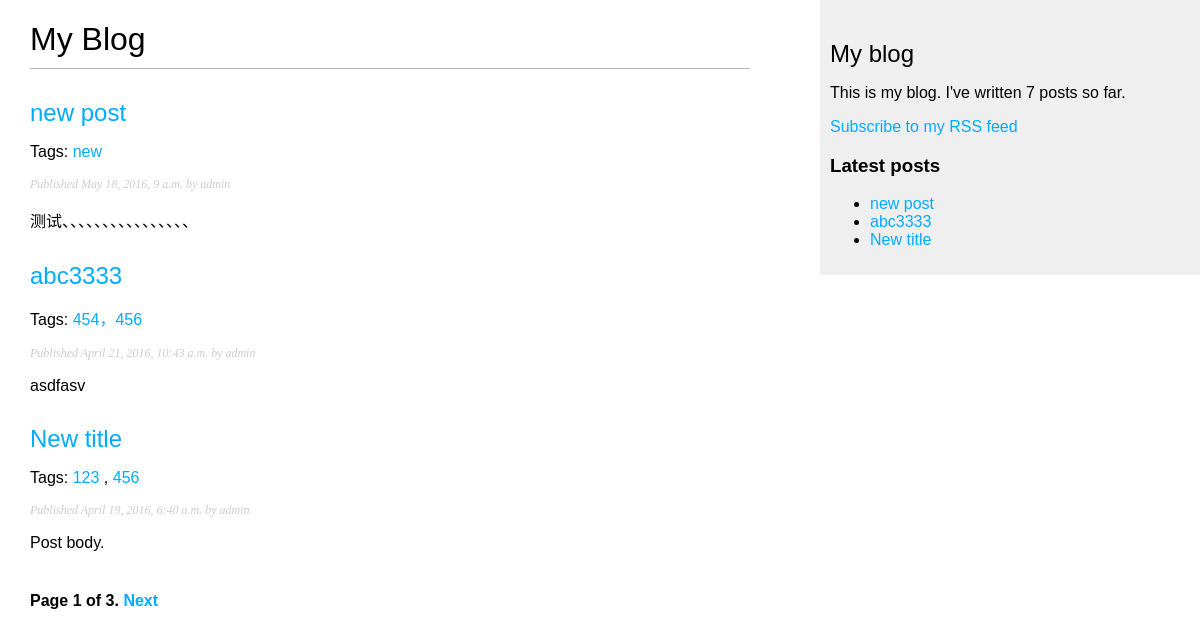
Screenshot of /blog/ with the database file from the repository.
### blog/models.py (models this page shows, shortened)
class Post(models.Model):
    STATUS_CHOICES = (
        ('draft','Draft'),
        ('published','Published'),
    )
    title = models.CharField(max_length=250)
    slug = models.SlugField(max_length=250,unique_for_date='publish')
    author = models.ForeignKey(User,related_name='blog_posts')
    body = models.TextField()
    publish = models.DateTimeField(default=timezone.now)
    created = models.DateTimeField(auto_now_add=True)
    updated = models.DateTimeField(auto_now=True)
    status = models.CharField(max_length=10,choices=STATUS_CHOICES,
                              default='draft')
    objects = models.Manager()   # The default manager
    published = PublishedManager()   # The custom manager
    tags = TaggableManager()
    class Meta:
        ordering = ('-publish',)
    def get_absolute_url(self):
        return reverse('blog:post_detail',
                       args=[self.publish.year,
                             self.publish.strftime('%m'),
                             self.publish.strftime('%d'),
                             self.slug])

### blog/views.py (the view)
# urls.py: url(r'^tag/(?P<tag_slug>[-\w]+)/$', views.post_list, name='post_list_by_tag'),
def post_list(request,tag_slug=None):
    object_list = Post.published.all()
    tag = None
    if tag_slug:
        tag = get_object_or_404(Tag, slug=tag_slug)
        object_list = object_list.filter(tags__in=[tag])
    paginator = Paginator(object_list,3)   #每页3 3篇文章
    page = request.GET.get('page')
    try:
        posts = paginator.page(page)
    except PageNotAnInteger:
        posts = paginator.page(1)
    except EmptyPage:
        posts = paginator.page(paginator.num_pages)
    return render(request,'blog/post/list.html',{'page':page,
                                                 'posts': posts,
                                                'tag': tag})

### blog/models.py (called while the page is built)
    def get_queryset(self):
        return super(PublishedManager,
                     self).get_queryset()\
                    .filter(status='published')

### blog/templatetags/blog_tags.py (called while the page is built)
@register.simple_tag
def total_posts():
    return Post.published.count()

@register.inclusion_tag('blog/post/latest_posts.html')
def show_latest_posts(count=5):
    latest_posts = Post.published.order_by('-publish')[:count]
    return {'latest_posts': latest_posts}

### blog/templates/blog/post/list.html (shortened to what this page needs)
{% extends "blog/base.html" %}
{% block content %}
    <h1>My Blog</h1>
    {% for post in posts %}
        <h2><a href="{{ post.get_absolute_url }}">{{ post.title }}</a></h2>
        <p class="tags">
            Tags:
            {% for tag in post.tags.all %}
                <a href="{% url "blog:post_list_by_tag" tag.slug %}">{{ tag.name }}</a>
                {% if not forloop.last %}, {% endif %}
            {% endfor %}
        </p>
        <p class="date">Published {{ post.publish }} by {{ post.author }}</p>
        {{ post.body|truncatewords:30|linebreaks }}
    {% endfor %}
    {% include "pagination.html" with page=posts %}
{% endblock %}

### blog/templates/blog/post/latest_posts.html
<ul>
    {% for post in latest_posts %}
        <li>
            <a href="{{ post.get_absolute_url }}">{{ post.title }}</a>
        </li>
    {% endfor %}
</ul>

### blog/static/css/blog.css (style rules this page uses)
body { margin:0; padding:0; font-family:helvetica, sans-serif; }
a { color:#00abff; text-decoration:none; }
h1 { font-weight:normal; border-bottom:1px solid #bbb; padding:0 0 10px 0; }
h2 { font-weight:normal; margin:30px 0 0; }
p.date { color:#ccc; font-family: georgia, serif; font-size: 12px; font-style: italic; }

### rows the page displays
Post: title "new post", publish "May 18, 2016, 9 a.m.", author "admin", body "测试、、、、、、、、、、、、、、、、"
Tag: name "new"
Post: title "abc3333", publish "April 21, 2016, 10:43 a.m.", author "admin", body "asdfasv"
Tag: name "454，456"
Post: title "New title", publish "April 19, 2016, 6:40 a.m.", author "admin", body "Post body."
Tag: name "123"
Tag: name "456"

### other values shown
{{ page.number }} "1"
{{ page.paginator.num_pages }} "3"
